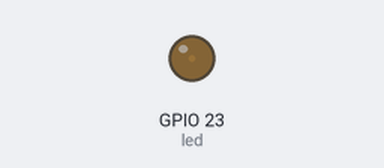
The program below on a simulated ESP32 board running MicroPython. On the bench: output pins drawn as LEDs (lit = HIGH). At 4.0 s the program stops and its outputs stay as they are.

Above: at 0.05 s.
At 0.25 s:
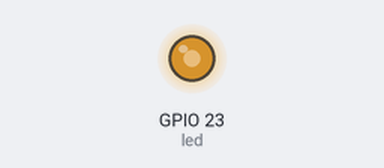
At 0.35 s:
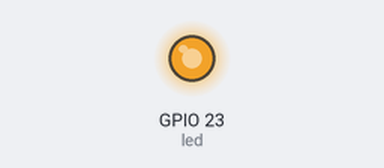
At 0.65 s:
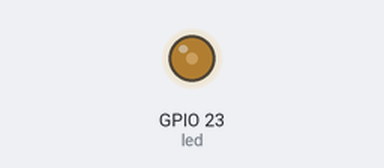
Timing chart, 0 to 3.0 s (numbered marks = the images above):
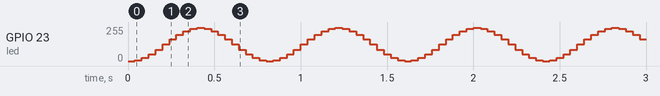

The program:

fade.py
```python
from machine import Pin, PWM
import time
import math


def pulse(led, t):
    for i in range(15, 35):
        led.duty(int(math.sin(i / 10 * math.pi) * 500 + 500))
        time.sleep_ms(t)


led = PWM(Pin(23), freq=1000, duty=0)
for i in range(5):
    pulse(led, 40)

led.deinit()
```
